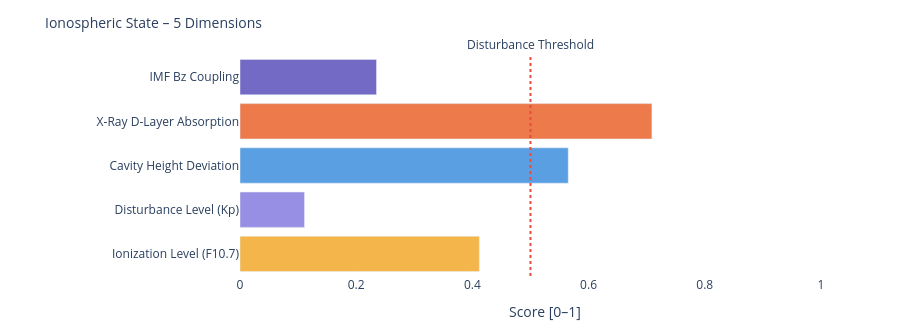

The code cell stored with this chart in its notebook:
### Markdown cell above
---
### 📐 Systemic Insight: Geometric Cavity vs. Real Schumann Resonance

**Relevant for:** Layer 6 = delta analysis &nbsp;|&nbsp; Layer 7 = feature vector / system interpretation

A cavity height change from 80 km to 70 km shifts the **idealized geometric frequencies** only minimally:

| Modus | Aktuell | Referenz | Δ |
|-------|---------|----------|---|
| SR-1 | 10.4762 Hz | 10.4599 Hz | +16 mHz |
| SR-2 | 18.1452 Hz | 18.1171 Hz | +28 mHz |
| SR-3 | 25.6612 Hz | 25.6215 Hz | +40 mHz |
| SR-4 | 33.1285 Hz | 33.0772 Hz | +51 mHz |

The geometric effect is limited because 10 km is very small compared to Earth's radius (~6371 km).

**Consequence:** Real Schumann deviations are likely driven more strongly by **conductivity, damping, day/night structure, lightning distribution and source geometry** than by pure cavity height.

---

**Layer 6 compares:**
```
geometric Δ from Layer 4  vs.  observed Δ from real Schumann measurement data
```

**Layer 7 Feature:**
```
If real Δ >> geometric Δ  →  non-geometric factors dominant
```

### Code cell
# ============================================================
# IONOSPHERIC STATE – Summary gauge
# Five dimensions: ionization, disturbance, cavity height, X-Ray, Bz coupling
# ============================================================

def norm(v, lo, hi):
    if v is None: return None
    return round(max(0.0, min(1.0, (v - lo) / (hi - lo))), 3)

# Ionization level (F10.7 → F2-Layer)
ioniz = norm(f107_val, 60, 250)

# Disturbance level (Kp → E/F-Layer irregularities)
disturb = norm(kp_val, 0, 9)

# Cavity height deviation from reference (80 km)
h_dev = norm(abs(h_eff - 80), 0, 20)

# X-Ray ionization (D-Layer absorption)
xray_ioniz = None
if xray_now is not None:
    xray_ioniz = norm(math.log10(max(xray_now, 1e-9)) + 9, 0, 5)

# Bz coupling (southward Bz → stronger magnetosphere-ionosphere coupling)
bz_coupling = norm(-(bz_now or 0), -5, 30) if bz_now is not None else None

dims = [
    ('Ionization Level (F10.7)',    ioniz,      '#F2A623'),
    ('Disturbance Level (Kp)',      disturb,    '#7F77DD'),
    ('Cavity Height Deviation',     h_dev,      '#378ADD'),
    ('X-Ray D-Layer Absorption',    xray_ioniz, '#E85D24'),
    ('IMF Bz Coupling',             bz_coupling,'#534AB7'),
]

fig = go.Figure()
for name, val, col in dims:
    if val is not None:
        h = int(val * 20)
        bar = '█' * h + '░' * (20 - h)
        label = f'{name}:  {bar}  {val:.3f}'
    else:
        label = f'{name}:  {"─" * 20}  n/a'
    fig.add_trace(go.Bar(
        x=[val if val is not None else 0],
        y=[name],
        orientation='h',
        marker_color=col, opacity=0.82,
        showlegend=False
    ))

fig.add_vline(x=0.5, line_dash='dot', line_color='#e74c3c',
              annotation_text='Disturbance Threshold', annotation_position='top')
fig.update_layout(
    title=dict(text='Ionospheric State – 5 Dimensions', font=dict(size=14)),
    xaxis=dict(title='Score [0–1]', range=[0, 1.05]),
    height=330, plot_bgcolor='rgba(0,0,0,0)', paper_bgcolor='rgba(0,0,0,0)',
    margin=dict(l=240, r=50, t=55, b=40)
)
fig.show()

print(f'\nIonospheric state:')
for name, val, _ in dims:
    print(f'  {name:<35} {val:.3f}' if val is not None else f'  {name:<35} n/a')

### Figure 1 — Plotly figure (JSON) as saved in the notebook; plotly's stock layout.template omitted (floating-point values rounded to 4 significant figures)
{"data": [{"marker": {"color": "#F2A623"}, "opacity": 0.82, "orientation": "h", "showlegend": false, "type": "bar", "x": [0.412], "y": ["Ionization Level (F10.7)"]}, {"marker": {"color": "#7F77DD"}, "opacity": 0.82, "orientation": "h", "showlegend": false, "type": "bar", "x": [0.111], "y": ["Disturbance Level (Kp)"]}, {"marker": {"color": "#378ADD"}, "opacity": 0.82, "orientation": "h", "showlegend": false, "type": "bar", "x": [0.565], "y": ["Cavity Height Deviation"]}, {"marker": {"color": "#E85D24"}, "opacity": 0.82, "orientation": "h", "showlegend": false, "type": "bar", "x": [0.709], "y": ["X-Ray D-Layer Absorption"]}, {"marker": {"color": "#534AB7"}, "opacity": 0.82, "orientation": "h", "showlegend": false, "type": "bar", "x": [0.235], "y": ["IMF Bz Coupling"]}], "layout": {"annotations": [{"showarrow": false, "text": "Disturbance Threshold", "x": 0.5, "xanchor": "center", "xref": "x", "y": 1, "yanchor": "bottom", "yref": "y domain"}], "height": 330, "margin": {"b": 40, "l": 240, "r": 50, "t": 55}, "paper_bgcolor": "rgba(0,0,0,0)", "plot_bgcolor": "rgba(0,0,0,0)", "shapes": [{"line": {"color": "#e74c3c", "dash": "dot"}, "type": "line", "x0": 0.5, "x1": 0.5, "xref": "x", "y0": 0, "y1": 1, "yref": "y domain"}], "title": {"font": {"size": 14}, "text": "Ionospheric State – 5 Dimensions"}, "xaxis": {"range": [0, 1.05], "title": {"text": "Score [0–1]"}}}}
